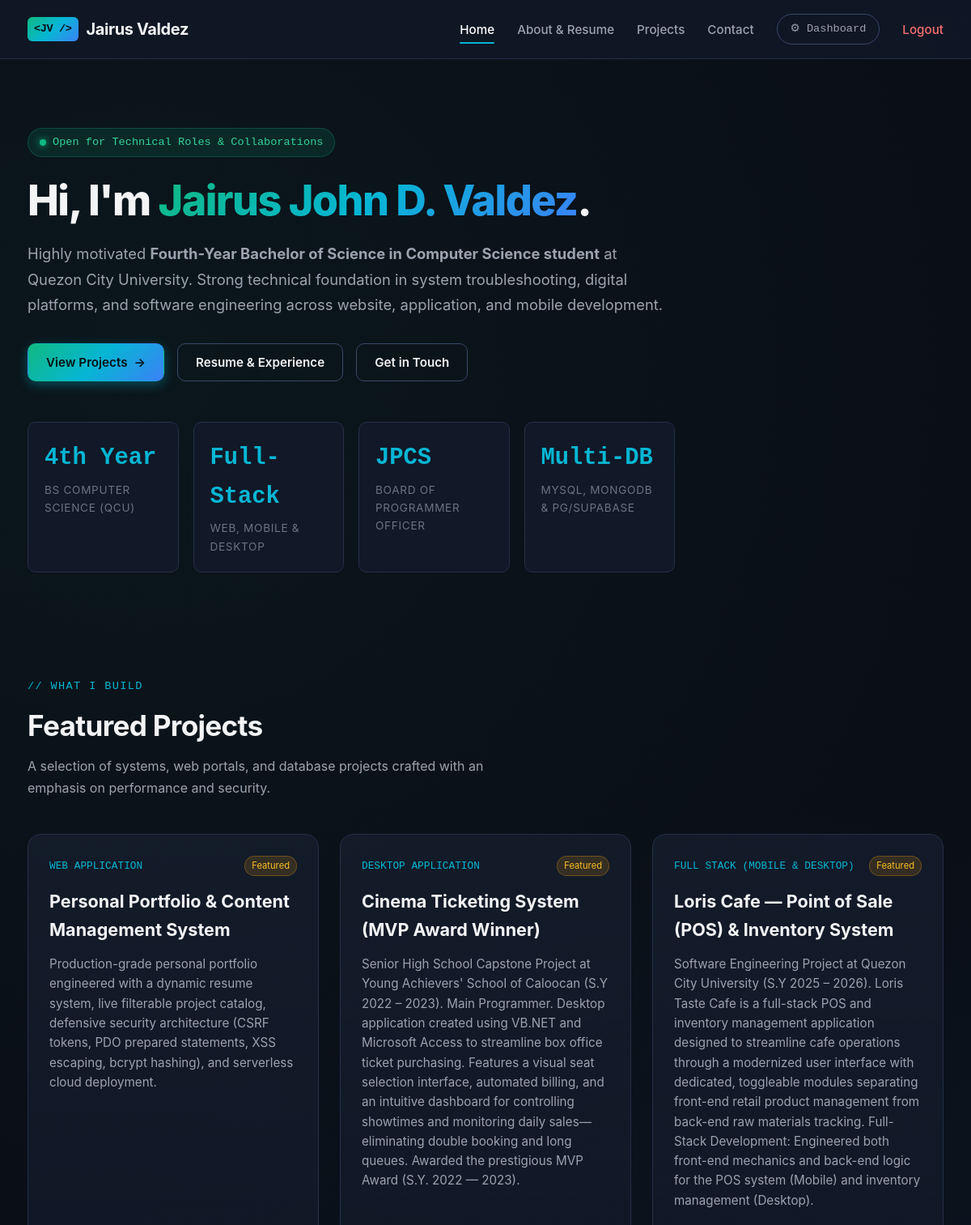
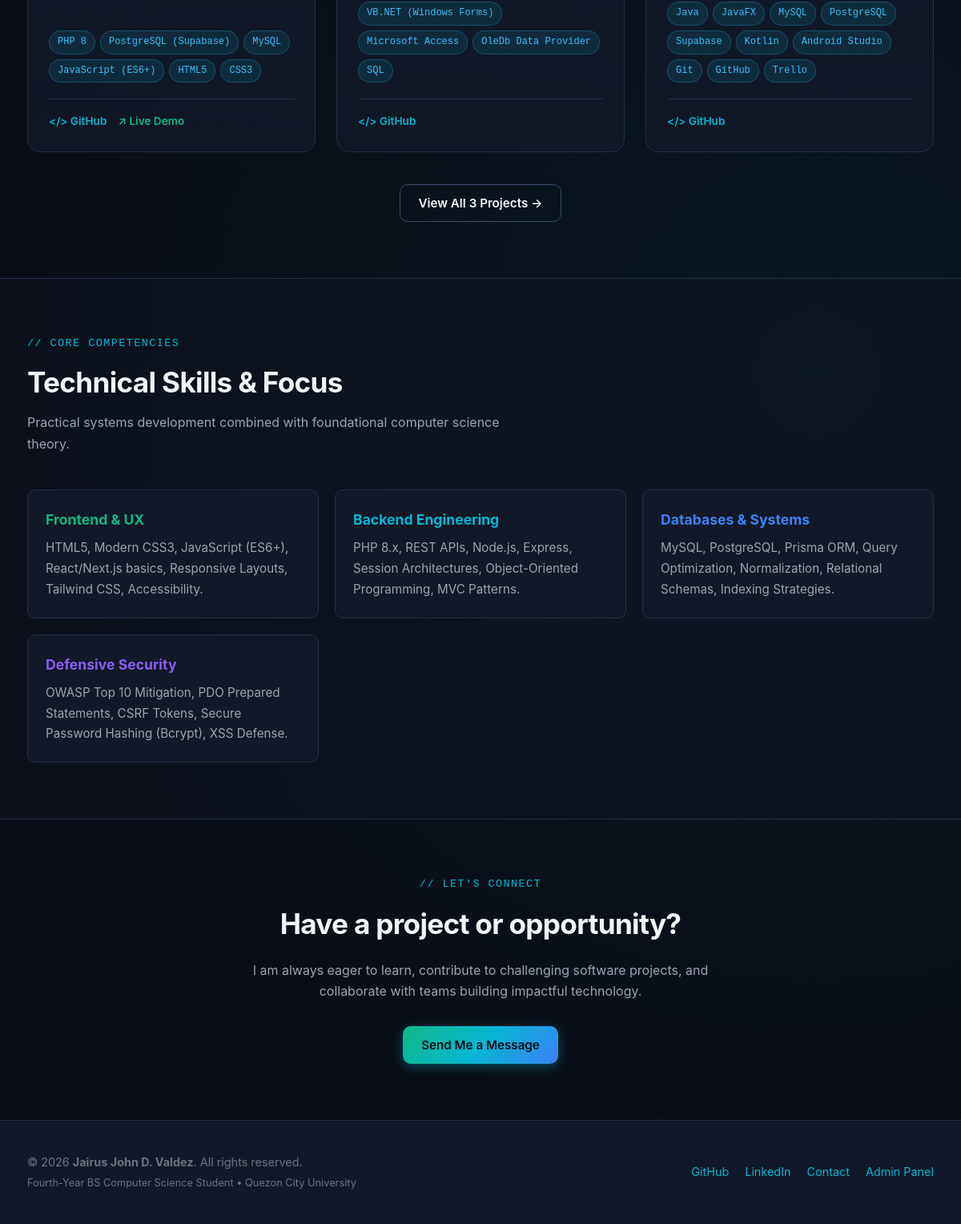
The page / (signed in) on the database its author committed (2 pictures, top to bottom).
### tables this page shows
CREATE TABLE IF NOT EXISTS `users` (
    `id` INT AUTO_INCREMENT PRIMARY KEY,
    `username` VARCHAR(50) NOT NULL UNIQUE,
    `password` VARCHAR(255) NOT NULL,
    `email` VARCHAR(100) NOT NULL,
    `full_name` VARCHAR(100) NOT NULL DEFAULT 'Jairus John Valdez',
    `headline` VARCHAR(150) NOT NULL DEFAULT 'Computer Science Student & Systems Developer',
    `bio` TEXT NULL,
    `github` VARCHAR(255) DEFAULT 'https://github.com',
    `linkedin` VARCHAR(255) DEFAULT 'https://linkedin.com',
    `created_at` TIMESTAMP DEFAULT CURRENT_TIMESTAMP,
    `updated_at` TIMESTAMP DEFAULT CURRENT_TIMESTAMP ON UPDATE CURRENT_TIMESTAMP
);

CREATE TABLE IF NOT EXISTS `projects` (
    `id` INT AUTO_INCREMENT PRIMARY KEY,
    `title` VARCHAR(150) NOT NULL,
    `description` TEXT NOT NULL,
    `tech_stack` VARCHAR(255) NOT NULL,
    `category` VARCHAR(50) NOT NULL DEFAULT 'Web Application',
    `github_link` VARCHAR(255) DEFAULT NULL,
    `demo_link` VARCHAR(255) DEFAULT NULL,
    `featured` TINYINT(1) NOT NULL DEFAULT 0,
    `created_at` TIMESTAMP DEFAULT CURRENT_TIMESTAMP,
    `updated_at` TIMESTAMP DEFAULT CURRENT_TIMESTAMP ON UPDATE CURRENT_TIMESTAMP
);

### includes/security.php (called while the page is built, shortened)
<?php
function e(?string $value): string {
    return htmlspecialchars($value, ENT_QUOTES | ENT_SUBSTITUTE, 'UTF-8');
}

### index.php (the view, shortened to what this page needs)
<?php
require_once __DIR__ . '/includes/header.php';
$user_stmt = $pdo->prepare("SELECT * FROM users WHERE username = 'admin' LIMIT 1");
$user_stmt->execute();
$profile = $user_stmt->fetch() ?: [
    'full_name' => 'Jairus John Valdez',
    'headline'  => 'Computer Science Student & Systems Developer',
    'bio'       => 'Computer Science student passionate about system development, cybersecurity, database engineering, and modern full-stack web applications.'
];
$projects_stmt = $pdo->prepare("SELECT * FROM projects WHERE featured = 1 ORDER BY id DESC LIMIT 3");
$projects_stmt->execute();
$featured_projects = $projects_stmt->fetchAll();
$count_projects = $pdo->query("SELECT COUNT(*) FROM projects")->fetchColumn();
?>
<div class="hero">
    <div class="container">
        <div class="hero-content">
            <div class="hero-kicker">
                <span class="pulse-dot"></span>
                <span>Open for Technical Roles &amp; Collaborations</span>
            </div>
            <h1 class="hero-title">
                Hi, I'm <span class="gradient-text"><?php echo e($profile['full_name']); ?></span>.
            </h1>
            <p class="hero-description">
                Highly motivated <strong>Fourth-Year Bachelor of Science in Computer Science student</strong> at Quezon City University. Strong technical foundation in system troubleshooting, digital platforms, and software engineering across website, application, and mobile development.
            </p>
            <div class="hero-actions">
                <a href="projects.php" class="btn btn-primary">
                    <span>View Projects</span> &rarr;
                </a>
                <a href="about.php" class="btn btn-outline">
                    <span>Resume &amp; Experience</span>
                </a>
                <a href="contact.php" class="btn btn-outline">
                    <span>Get in Touch</span>
                </a>
            </div>
            <div class="hero-stats">
                <div class="stat-card">
                    <div class="stat-num">4th Year</div>
                    <div class="stat-label">BS Computer Science (QCU)</div>
                </div>
                <div class="stat-card">
                    <div class="stat-num">Full-Stack</div>
                    <div class="stat-label">Web, Mobile &amp; Desktop</div>
                </div>
                <div class="stat-card">
                    <div class="stat-num">JPCS</div>
                    <div class="stat-label">Board of Programmer Officer</div>
                </div>
                <div class="stat-card">
                    <div class="stat-num">Multi-DB</div>
                    <div class="stat-label">MySQL, MongoDB &amp; PG/Supabase</div>
                </div>
            </div>
        </div>
    </div>
</div>
<section class="section">
    <div class="container">
        <div class="section-header">
            <div class="section-subtitle">// WHAT I BUILD</div>
            <h2 class="section-title">Featured Projects</h2>
            <p class="section-desc">
                A selection of systems, web portals, and database projects crafted with an emphasis on performance and security.
            </p>
        </div>
        <div class="projects-grid">
            <?php if (!empty($featured_projects)): ?>
                <?php foreach ($featured_projects as $proj): ?>
                    <article class="project-card" data-category="<?php echo e($proj['category']); ?>">
                        <div class="project-meta">
                            <span class="project-category"><?php echo e($proj['category']); ?></span>
                            <?php if ($proj['featured']): ?>
                                <span class="featured-badge">Featured</span>
                            <?php endif; ?>
                        </div>
                        <h3 class="project-title"><?php echo e($proj['title']); ?></h3>
                        <p class="project-desc"><?php echo e($proj['description']); ?></p>
                        <div class="project-tech">
                            <?php
                            $tags = array_map('trim', explode(',', $proj['tech_stack']));
                            foreach ($tags as $tag):
                            ?>
                                <span class="tag-badge"><?php echo e($tag); ?></span>
                            <?php endforeach; ?>
                        </div>
                        <div class="project-links">
                            <?php if (!empty($proj['github_link'])): ?>
                                <a href="<?php echo e($proj['github_link']); ?>" target="_blank" rel="noopener noreferrer" class="link-btn">
                                    <span>&lt;/&gt; GitHub</span>
                                </a>
                            <?php endif; ?>
                            <?php if (!empty($proj['demo_link'])): ?>
                                <a href="<?php echo e($proj['demo_link']); ?>" target="_blank" rel="noopener noreferrer" class="link-btn" style="color: var(--accent-emerald);">
                                    <span>↗ Live Demo</span>
                                </a>
                            <?php endif; ?>
                        </div>
                    </article>
                <?php endforeach; ?>
            <?php else: ?>
                <p style="color: var(--text-muted);">No featured projects yet. Check back soon!</p>
            <?php endif; ?>
        </div>
        <div style="margin-top: 40px; text-align: center;">
            <a href="projects.php" class="btn btn-outline">View All <?php echo (int)$count_projects; ?> Projects &rarr;</a>
        </div>
    </div>
</section>
<section class="section" style="background: rgba(17, 24, 39, 0.4); border-top: 1px solid var(--border-color); border-bottom: 1px solid var(--border-color);">
    <div class="container">
        <div class="section-header">
            <div class="section-subtitle">// CORE COMPETENCIES</div>
            <h2 class="section-title">Technical Skills &amp; Focus</h2>
            <p class="section-desc">Practical systems development combined with foundational computer science theory.</p>
        </div>
        <div class="skills-grid">
            <div class="skill-card">
                <h3 class="skill-category" style="color: var(--accent-emerald);">Frontend &amp; UX</h3>
                <p class="skill-list">HTML5, Modern CSS3, JavaScript (ES6+), React/Next.js basics, Responsive Layouts, Tailwind CSS, Accessibility.</p>
            </div>
            <div class="skill-card">
                <h3 class="skill-category" style="color: var(--accent-cyan);">Backend Engineering</h3>
                <p class="skill-list">PHP 8.x, REST APIs, Node.js, Express, Session Architectures, Object-Oriented Programming, MVC Patterns.</p>
            </div>
            <div class="skill-card">
                <h3 class="skill-category" style="color: var(--accent-blue);">Databases &amp; Systems</h3>
                <p class="skill-list">MySQL, PostgreSQL, Prisma ORM, Query Optimization, Normalization, Relational Schemas, Indexing Strategies.</p>
            </div>
            <div class="skill-card">
                <h3 class="skill-category" style="color: var(--accent-purple);">Defensive Security</h3>
                <p class="skill-list">OWASP Top 10 Mitigation, PDO Prepared Statements, CSRF Tokens, Secure Password Hashing (Bcrypt), XSS Defense.</p>
            </div>
        </div>
    </div>
</section>
<section class="section">
    <div class="container" style="text-align: center; max-width: 700px;">
        <div class="section-subtitle">// LET'S CONNECT</div>
        <h2 class="section-title" style="margin-bottom: 16px;">Have a project or opportunity?</h2>
        <p class="section-desc" style="margin: 0 auto 30px auto;">
            I am always eager to learn, contribute to challenging software projects, and collaborate with teams building impactful technology.
        </p>
        <a href="contact.php" class="btn btn-primary">Send Me a Message</a>
    </div>
</section>
<?php require_once __DIR__ . '/includes/footer.php'; ?>

### rows shown on the page
users: full_name "Jairus John D. Valdez"
projects: category "WEB APPLICATION", featured "Featured", title "Personal Portfolio & Content Management System", description "Production-grade personal portfolio engineered with a dynamic resume system, live filterable project catalog, defensive security architecture (CSRF tokens, PDO prepared statements, XSS escaping, bcrypt hashing), and serverless cloud deployment.", tech_stack "PHP 8", tech_stack "PostgreSQL (Supabase)", tech_stack "MySQL", tech_stack "JavaScript (ES6+)", tech_stack "HTML5", tech_stack "CSS3"
projects: category "DESKTOP APPLICATION", featured "Featured", title "Cinema Ticketing System (MVP Award Winner)", description "Senior High School Capstone Project at Young Achievers' School of Caloocan (S.Y 2022 – 2023). Main Programmer. Desktop application created using VB.NET and Microsoft Access to streamline box office ticket purchasing. Features a visual seat selection interface, automated billing, and an intuitive dashboard for controlling showtimes and monitoring daily sales—eliminating double booking and long queues. Awarded the prestigious MVP Award (S.Y. 2022 — 2023).", tech_stack "VB.NET (Windows Forms)", tech_stack "Microsoft Access", tech_stack "OleDb Data Provider", tech_stack "SQL"
projects: category "FULL STACK (MOBILE & DESKTOP)", featured "Featured", title "Loris Cafe — Point of Sale (POS) & Inventory System", description "Software Engineering Project at Quezon City University (S.Y 2025 – 2026). Loris Taste Cafe is a full-stack POS and inventory management application designed to streamline cafe operations through a modernized user interface with dedicated, toggleable modules separating front-end retail product management from back-end raw materials tracking. Full-Stack Development: Engineered both front-end mechanics and back-end logic for the POS system (Mobile) and inventory management (Desktop).", tech_stack "Java", tech_stack "JavaFX", tech_stack "MySQL", tech_stack "PostgreSQL", tech_stack "Supabase", tech_stack "Kotlin", tech_stack "Android Studio", tech_stack "Git", tech_stack "GitHub", tech_stack "Trello"

### other values the page prints
$count_projects "3"
